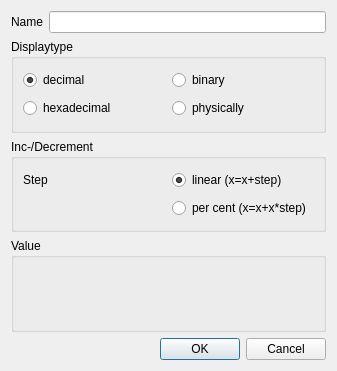
<?xml version="1.0" encoding="UTF-8"?>
<ui version="4.0">
 <class>TextWindowChangeValueDialog</class>
 <widget class="QDialog" name="TextWindowChangeValueDialog">
  <property name="geometry">
   <rect>
    <x>0</x>
    <y>0</y>
    <width>337</width>
    <height>371</height>
   </rect>
  </property>
  <property name="sizePolicy">
   <sizepolicy hsizetype="Fixed" vsizetype="Fixed">
    <horstretch>0</horstretch>
    <verstretch>0</verstretch>
   </sizepolicy>
  </property>
  <property name="windowTitle">
   <string>Change value</string>
  </property>
  <layout class="QVBoxLayout" name="verticalLayout_5" stretch="0,0,0,0,1">
   <property name="sizeConstraint">
    <enum>QLayout::SetDefaultConstraint</enum>
   </property>
   <item>
    <layout class="QHBoxLayout" name="horizontalLayout">
     <item>
      <widget class="QLabel" name="d_labelName">
       <property name="maximumSize">
        <size>
         <width>40</width>
         <height>16777215</height>
        </size>
       </property>
       <property name="text">
        <string>Name</string>
       </property>
      </widget>
     </item>
     <item>
      <widget class="QLineEdit" name="d_labelVariableName">
       <property name="enabled">
        <bool>true</bool>
       </property>
       <property name="text">
        <string/>
       </property>
       <property name="readOnly">
        <bool>true</bool>
       </property>
      </widget>
     </item>
    </layout>
   </item>
   <item>
    <widget class="QGroupBox" name="d_groupBoxDisplaytype">
     <property name="title">
      <string>Displaytype</string>
     </property>
     <layout class="QVBoxLayout" name="verticalLayout">
      <item>
       <layout class="QHBoxLayout" name="horizontalLayout_2">
        <item>
         <widget class="QRadioButton" name="d_radioButtonDecimal">
          <property name="text">
           <string>decimal</string>
          </property>
          <property name="checked">
           <bool>true</bool>
          </property>
          <attribute name="buttonGroup">
           <string notr="true">buttonGroupDisplaytype</string>
          </attribute>
         </widget>
        </item>
        <item>
         <widget class="QRadioButton" name="d_radioButtonBinary">
          <property name="text">
           <string>binary</string>
          </property>
          <attribute name="buttonGroup">
           <string notr="true">buttonGroupDisplaytype</string>
          </attribute>
         </widget>
        </item>
       </layout>
      </item>
      <item>
       <layout class="QHBoxLayout" name="horizontalLayout_3">
        <item>
         <widget class="QRadioButton" name="d_radioButtonHexadecimal">
          <property name="text">
           <string>hexadecimal</string>
          </property>
          <attribute name="buttonGroup">
           <string notr="true">buttonGroupDisplaytype</string>
          </attribute>
         </widget>
        </item>
        <item>
         <widget class="QRadioButton" name="d_radioButtonPhysically">
          <property name="text">
           <string>physically</string>
          </property>
          <attribute name="buttonGroup">
           <string notr="true">buttonGroupDisplaytype</string>
          </attribute>
         </widget>
        </item>
       </layout>
      </item>
     </layout>
    </widget>
   </item>
   <item>
    <widget class="QGroupBox" name="d_groupBoxIncDec">
     <property name="title">
      <string>Inc-/Decrement</string>
     </property>
     <layout class="QHBoxLayout" name="horizontalLayout_4">
      <item>
       <layout class="QVBoxLayout" name="verticalLayout_3">
        <item>
         <widget class="QLabel" name="d_labelStep">
          <property name="text">
           <string>Step</string>
          </property>
         </widget>
        </item>
        <item>
         <widget class="PhysValueInput" name="d_lineEditStep" native="true">
          <property name="minimumSize">
           <size>
            <width>0</width>
            <height>20</height>
           </size>
          </property>
         </widget>
        </item>
       </layout>
      </item>
      <item>
       <layout class="QVBoxLayout" name="verticalLayout_2">
        <item>
         <widget class="QRadioButton" name="d_radioButtonLinear">
          <property name="text">
           <string>linear (x=x+step)</string>
          </property>
          <property name="checked">
           <bool>true</bool>
          </property>
          <attribute name="buttonGroup">
           <string notr="true">buttonGroupLinearPerCent</string>
          </attribute>
         </widget>
        </item>
        <item>
         <widget class="QRadioButton" name="d_radioButtonPerCent">
          <property name="text">
           <string>per cent (x=x+x*step)</string>
          </property>
          <attribute name="buttonGroup">
           <string notr="true">buttonGroupLinearPerCent</string>
          </attribute>
         </widget>
        </item>
       </layout>
      </item>
     </layout>
    </widget>
   </item>
   <item>
    <widget class="QGroupBox" name="groupBox">
     <property name="title">
      <string>Value</string>
     </property>
     <layout class="QVBoxLayout" name="verticalLayout_4">
      <item>
       <widget class="PhysValueInput" name="d_ValueInput" native="true">
        <property name="minimumSize">
         <size>
          <width>0</width>
          <height>20</height>
         </size>
        </property>
       </widget>
      </item>
     </layout>
    </widget>
   </item>
   <item>
    <widget class="QDialogButtonBox" name="buttonBox">
     <property name="orientation">
      <enum>Qt::Horizontal</enum>
     </property>
     <property name="standardButtons">
      <set>QDialogButtonBox::Cancel|QDialogButtonBox::Ok</set>
     </property>
    </widget>
   </item>
  </layout>
 </widget>
 <customwidgets>
  <customwidget>
   <class>PhysValueInput</class>
   <extends>QWidget</extends>
   <header>PhysValueInput.h</header>
   <container>1</container>
   <slots>
    <signal>ValueChanged()</signal>
   </slots>
  </customwidget>
 </customwidgets>
 <resources/>
 <connections>
  <connection>
   <sender>buttonBox</sender>
   <signal>accepted()</signal>
   <receiver>TextWindowChangeValueDialog</receiver>
   <slot>accept()</slot>
   <hints>
    <hint type="sourcelabel">
     <x>248</x>
     <y>254</y>
    </hint>
    <hint type="destinationlabel">
     <x>157</x>
     <y>274</y>
    </hint>
   </hints>
  </connection>
  <connection>
   <sender>buttonBox</sender>
   <signal>rejected()</signal>
   <receiver>TextWindowChangeValueDialog</receiver>
   <slot>reject()</slot>
   <hints>
    <hint type="sourcelabel">
     <x>316</x>
     <y>260</y>
    </hint>
    <hint type="destinationlabel">
     <x>286</x>
     <y>274</y>
    </hint>
   </hints>
  </connection>
  <connection>
   <sender>d_lineEditStep</sender>
   <signal>ValueChanged()</signal>
   <receiver>TextWindowChangeValueDialog</receiver>
   <slot>on_d_lineEditStep_ValueChanged()</slot>
   <hints>
    <hint type="sourcelabel">
     <x>86</x>
     <y>193</y>
    </hint>
    <hint type="destinationlabel">
     <x>157</x>
     <y>155</y>
    </hint>
   </hints>
  </connection>
 </connections>
 <slots>
  <slot>on_d_lineEditStep_ValueChanged()</slot>
 </slots>
 <buttongroups>
  <buttongroup name="buttonGroupLinearPerCent"/>
  <buttongroup name="buttonGroupDisplaytype"/>
 </buttongroups>
</ui>
